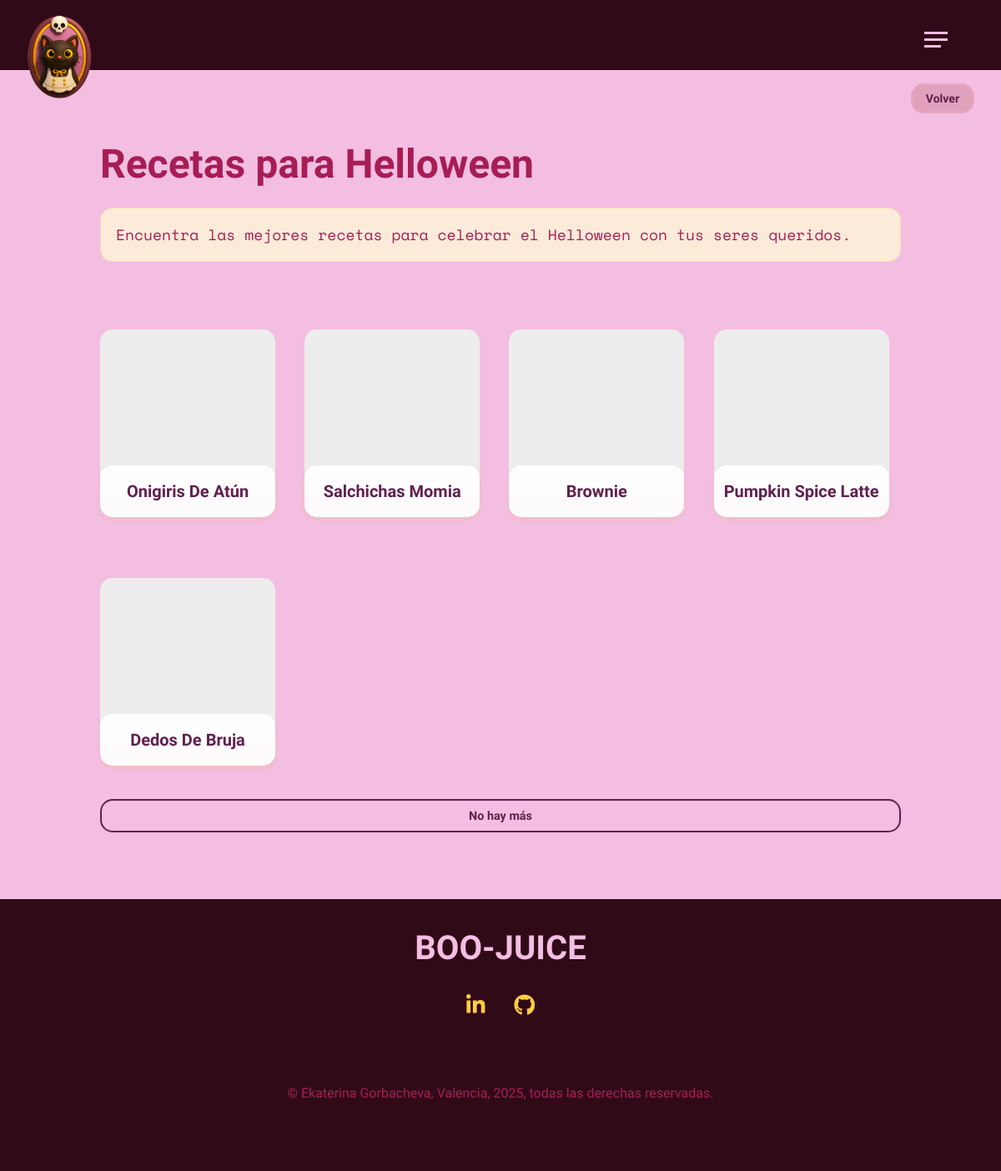
Screenshot of /recetas with the database file from the repository.
### tables this page shows
CREATE TABLE recetas (
        id INTEGER PRIMARY KEY AUTOINCREMENT,
        usuario_id INTEGER NULL,
        nombre_receta TEXT NOT NULL,
        descripcion TEXT NOT NULL 
            DEFAULT 'Nadie podría describir con palabras el sabor de este plato',
        portada TEXT,
        video TEXT,
        tiempo_preparacion INTEGER,
        cantidad_porciones INTEGER NOT NULL DEFAULT 2,
        fecha_creacion DATETIME NOT NULL,
        fecha_modificacion DATETIME NOT NULL DEFAULT CURRENT_TIMESTAMP,
        FOREIGN KEY (usuario_id)
            REFERENCES usuarios(id)
            ON DELETE SET NULL
    );

### routes/showrecepies.py (the view)
@recepy_page.route('/recetas')
def show_all_heloween_recepies():
    page = request.args.get("page", 1, type=int)
    is_user = session.get('user_loggedin')
    if is_user:
        user_uid = session.get("uid")
    try:
        offset = (page - 1) * PAGE_SIZE
        with dbquery.get_connection('recetas.db') as conn:
            visible_items, total = dbquery.get_recepies_page(conn, PAGE_SIZE, offset)
        has_more = (offset + PAGE_SIZE) < total
    except Exception as e:
        logger.error(f"Error getting data: {e}")
        return jsonify({"error": "Error fetching data from database"}), 500
    return render_template('allrecepies.html', data=visible_items, user=is_user, page=page,
        has_more=has_more)

### app.py (called while the page is built)
@app.before_request
def load_user_from_session():
    uid = session.get("uid")
    if uid:
        g.user = {
            "uid": uid,
            "email_verified": session.get("email_verified", False)
        }
    else:
        g.user = None

### sqlite_CRUD_script.py (called while the page is built)
def create_connection(db_name: str) -> sqlite3.Connection:
    conn = sqlite3.connect(db_name)
    logger.debug('Conexión con DB establecida de forma correcta')
    return conn

def close_connection(conn):
    conn.close()
    logger.debug('Conexion con DB finalizada de forma correcta.')

@contextmanager
def get_connection(db_name: str):
    conn = create_connection(db_name)
    try:
        yield conn
    finally:
        close_connection(conn)

def make_dicts(cursor, row):
    return dict((cursor.description[idx][0], value)
                for idx, value in enumerate(row))

def get_recepies_page(conn, limit, offset):
    conn.row_factory = make_dicts
    cursor = conn.cursor()
    cursor.execute(
        "SELECT * FROM recetas ORDER BY id DESC LIMIT ? OFFSET ?;",
        (limit, offset)
    )
    recetas = cursor.fetchall()
    cursor.execute("SELECT COUNT(*) FROM recetas;")
    total = cursor.fetchone()["COUNT(*)"]
    return recetas, total

### templates/allrecepies.html (shortened to what this page needs)
{% extends './layout.html' %}
{% block styles %}
<link rel="stylesheet" href="{{ url_for('static', filename='styles/recetas.css')}}">
{% endblock %}
{% block volver_button %}
    <a href="/" class="volver-button">Volver </a>
{% endblock %}
{% block content %}
<div class="page-description-title">
    <h1 class="page__title">Recetas para Helloween</h1>
    <p class="description">Encuentra las mejores recetas para celebrar el Helloween con tus seres queridos.</p>
</div>
<section class="grid">
    {% for item in data %}
    <div class="cell" id="{{ 'receta_id_' + item.id|string }}">
        <div class="img-box">
            <img
                src="{{ item.portada or [
                    url_for('static', filename='assets/images/shopping.jpg'),
                    url_for('static', filename='assets/images/pattern2.jpg'),
                    url_for('static', filename='assets/images/pattern3.jpg'),
                    url_for('static', filename='assets/images/pattern_boo_1.jpg'),
                    url_for('static', filename='assets/images/iconPimpkinIdea.jpg')
                ] | random }}"
                alt="{{ item.nombre_receta }}"
                width="600"
                height="400"
                loading="{{ 'eager' if loop.first else 'lazy' }}"
                decoding="async"
                >
        </div>
        <a class="title-box" href="{{ url_for('recepy_page.receta', id=item.id) }}">
            <h2>{{ item.nombre_receta }}</h2>
        </a>
    </div>
    {% endfor %}
</section>
<div class="load-more">
    <button
        id="load-more-btn"
        class="{% if has_more %}action-button{% else %}outline-button-neutral{% endif %}"
        data-next-page="{{ page + 1 }}"
        data-fallbacks='{{ [
            url_for("static", filename="assets/images/shopping.jpg"),
            url_for("static", filename="assets/images/pattern2.jpg"),
            url_for("static", filename="assets/images/pattern3.jpg"),
            url_for("static", filename="assets/images/pattern_boo_1.jpg"),
            url_for("static", filename="assets/images/iconPimpkinIdea.jpg")
        ] | tojson }}'
        {% if not has_more %}disabled{% endif %}
    >{% if has_more %}Mostrar más <span class="button-symbol">🪄✨✨</span>{% else %}No hay más{% endif %}</button>
</div>
{% endblock %}

### templates/layout.html (shortened to what this page needs)
<!DOCTYPE html>
<html lang="es">
<head>
    <link rel="stylesheet" href="{{ url_for('static', filename='styles/layout.css')}}">
    {% block styles %}
    {% endblock %}
</head>
<body>
    <header>
        <div class="header__box">
            <a class="logo" href="/">
                <img src="{{ url_for('static', filename='assets/logo3dTransparent-CJMqu4lS.png')}}" alt="Boo-Juice logo – gato cocinero" />
            </a>
            <div class="burger__box">
                <div class="menu-btn">
                    <span class="menu-btn__burger"></span>
                </div>
            </div>
        </div>
    </header>
    <main>
        <div class="volver-button-wrapper">
            {% block volver_button %} {% endblock %}
        </div>
        <div class="layout-wrapper">
        {% block content %}
        {% endblock %}
        </div>
    </main>
    <footer>
        <div class="footer">
            <div class="section">
                <h2 class="boo-juice">BOO-JUICE</h2>
            </div>
            <div class="footer__info">
                <div class="social__reds">
                    <a class="social" href="https://www.linkedin.com/in/katerina-gorbacheva-93717324a/" rel="noopener noreferrer">
                    </a>
                    <a class="social" href="https://github.com/KaterinGorbachev" rel="noopener noreferrer">
                    </a>
                </div>
                <div>
                    <p class="footer__title">
                    &copy; Ekaterina Gorbacheva, Valencia, 2025, todas las derechas reservadas.
                    </p>
                </div>
            </div>
        </div>
    </footer>
</body>
</html>

### static/styles/recetas.css (style rules this page uses)
.load-more { display: flex; flex-direction: column; align-items: center; justify-content: center; text-align: start; width: 100%; }
.grid { display: grid; width: 100%; gap: 2rem; grid-template-columns: min(100%, 300px); justify-content: center; }
@media (min-width: 600px) { .grid { grid-template-columns: repeat(auto-fill, minmax(150px, 210px)); justify-content: start; column-gap: 2.2rem; row-gap: 3rem; } }
.grid .cell { display: flex; flex-direction: column; align-items: center; justify-content: center; text-align: start; position: relative; height: 250px; border-radius: 5px; text-align: center; cursor: pointer; }
.grid .cell .img-box { width: 100%; height: 80%; overflow: hidden; background-color: #ededed; border-radius: 15px; }
.grid .cell .img-box img { width: 100%; height: 100%; object-fit: cover; object-position: center; }
.grid .cell .title-box { display: flex; flex-direction: column; align-items: center; justify-content: center; text-align: start; position: absolute; width: 100%; bottom: 0; left: 0; right: 0; z-index: 1; padding: 10px; text-align: center; text-decoration: none; height: 25%; max-height: 80%; flex: 0 1 auto; border-radius: 15px; background-color: rgba(255, 255, 255, 0.9333333333); color: #61204e; box-shadow: 0 4px 4px 0 rgba(244, 191, 66, 0.1843137255); transition: all 0.5s ease-in-out; }
.grid .cell .title-box h2 { font-size: clamp(16px, 1.25rem, 20px); text-transform: capitalize; font-family: "Baloo Bhaijaan 2", sans-serif; text-align: center; font-weight: 700; line-height: 1.5; width: 100%; overflow: hidden; white-space: nowrap; text-overflow: ellipsis; }

### rows the page displays
recetas: shows a picture, nombre_receta "Onigiris De Atún"
recetas: shows a picture, nombre_receta "Salchichas Momia"
recetas: shows a picture, nombre_receta "Brownie"
recetas: nombre_receta "Pumpkin Spice Latte"
recetas: nombre_receta "Dedos De Bruja"
